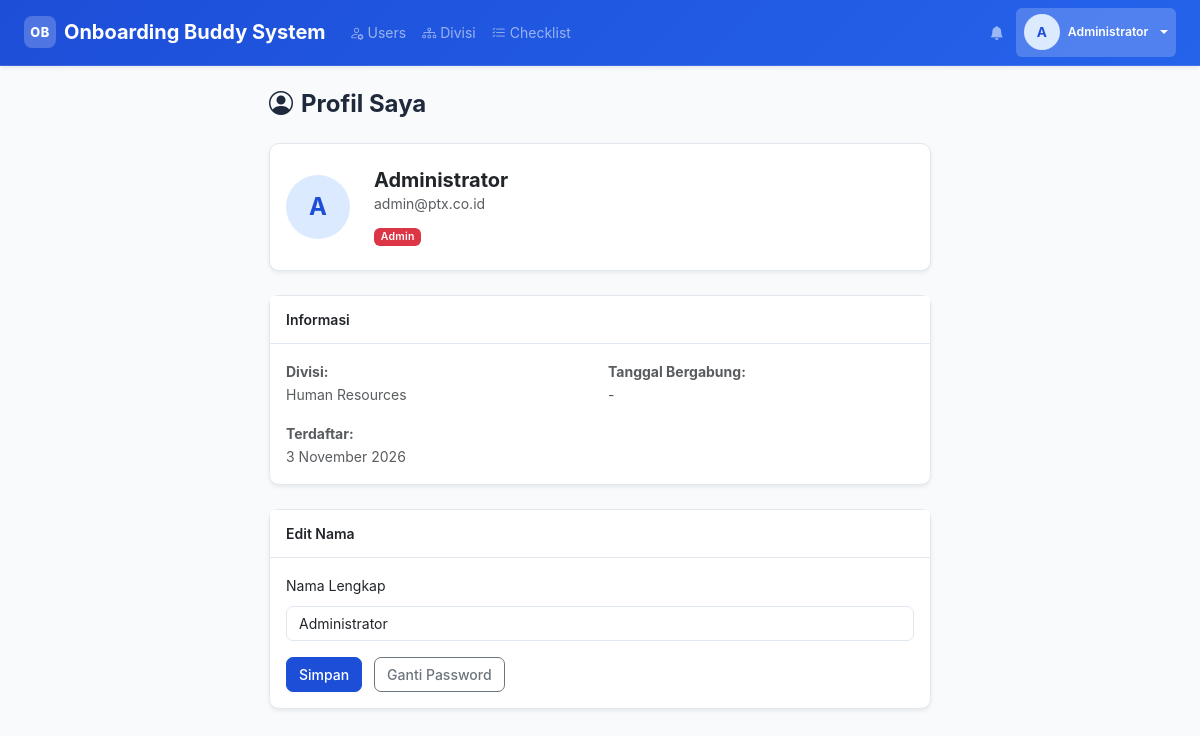
The page /profil.php (signed in) on the database its author committed.
### tables this page shows
CREATE TABLE IF NOT EXISTS `users` (
  `id` INT UNSIGNED AUTO_INCREMENT PRIMARY KEY,
  `nama` VARCHAR(150) NOT NULL,
  `email` VARCHAR(150) NOT NULL UNIQUE,
  `password` VARCHAR(255) NOT NULL,
  `role` ENUM('karyawan_baru','buddy','hr','manajer','admin') NOT NULL DEFAULT 'karyawan_baru',
  `divisi_id` INT UNSIGNED,
  `tanggal_bergabung` DATE,
  `foto` VARCHAR(255),
  `is_active` TINYINT(1) NOT NULL DEFAULT 1,
  `reset_token` VARCHAR(100),
  `reset_token_exp` DATETIME,
  `created_at` TIMESTAMP DEFAULT CURRENT_TIMESTAMP,
  `updated_at` TIMESTAMP DEFAULT CURRENT_TIMESTAMP ON UPDATE CURRENT_TIMESTAMP,
  FOREIGN KEY (`divisi_id`) REFERENCES `divisi`(`id`) ON DELETE SET NULL
);

CREATE TABLE IF NOT EXISTS `divisi` (
  `id` INT UNSIGNED AUTO_INCREMENT PRIMARY KEY,
  `nama` VARCHAR(100) NOT NULL,
  `deskripsi` TEXT,
  `created_at` TIMESTAMP DEFAULT CURRENT_TIMESTAMP
);

### config/session.php (called while the page is built, shortened)
<?php
function currentUser(): array {
    return [
        'id'    => $_SESSION['user_id']   ?? 0,
        'nama'  => $_SESSION['user_nama'] ?? '',
        'email' => $_SESSION['user_email'] ?? '',
        'role'  => $_SESSION['user_role'] ?? '',
        'divisi_id' => $_SESSION['user_divisi_id'] ?? null,
    ];
}

### config/database.php (called while the page is built, shortened)
<?php
class Database {
    private static ?PDO $instance = null;
    public static function connect(): PDO {
        if (self::$instance === null) {
            $dsn = sprintf('mysql:host=%s;dbname=%s;charset=%s', DB_HOST, DB_NAME, DB_CHARSET);
            $options = [
                PDO::ATTR_ERRMODE            => PDO::ERRMODE_EXCEPTION,
                PDO::ATTR_DEFAULT_FETCH_MODE => PDO::FETCH_ASSOC,
                PDO::ATTR_EMULATE_PREPARES   => false,
            ];
            try {
                self::$instance = new PDO($dsn, DB_USER, DB_PASS, $options);
            } catch (PDOException $e) {
                error_log('[DB Error] ' . $e->getMessage());
                die(json_encode(['error' => 'Koneksi database gagal. Hubungi administrator.']));
            }
        }
        return self::$instance;
    }
    public static function row(string $sql, array $params = []): ?array {
        $stmt = self::connect()->prepare($sql);
        $stmt->execute($params);
        $row = $stmt->fetch();
        return $row ?: null;
    }
}

### profil.php (the view, shortened to what this page needs)
<?php
require_once __DIR__ . '/config/session.php';
require_once __DIR__ . '/config/database.php';
require_once __DIR__ . '/config/helpers.php';
$user = currentUser();
$profil = Database::row(
    'SELECT u.*, d.nama AS divisi_nama FROM users u LEFT JOIN divisi d ON d.id = u.divisi_id WHERE u.id = ?',
    [$user['id']]
);
require_once __DIR__ . '/includes/header.php';
?>
<div class="row justify-content-center">
  <div class="col-md-7">
    <h4 class="fw-bold mb-4"><i class="bi bi-person-circle me-2"></i>Profil Saya</h4>
    <div class="card shadow-sm mb-4">
      <div class="card-body d-flex align-items-center gap-4 py-4">
        <div class="obs-avatar obs-avatar-lg"><?= strtoupper(substr($profil['nama'], 0, 1)) ?></div>
        <div>
          <h5 class="mb-0 fw-bold"><?= clean($profil['nama']) ?></h5>
          <p class="mb-0 text-muted"><?= clean($profil['email']) ?></p>
          <div class="mt-2"><?= badgeRole($profil['role']) ?></div>
        </div>
      </div>
    </div>
    <div class="card shadow-sm mb-4">
      <div class="card-header fw-semibold">Informasi</div>
      <div class="card-body">
        <div class="row g-3 text-muted">
          <div class="col-md-6"><strong>Divisi:</strong><br><?= $profil['divisi_nama'] ?? '-' ?></div>
          <div class="col-md-6"><strong>Tanggal Bergabung:</strong><br><?= $profil['tanggal_bergabung'] ? tglIndo($profil['tanggal_bergabung']) : '-' ?></div>
          <div class="col-md-6"><strong>Terdaftar:</strong><br><?= tglIndo($profil['created_at']) ?></div>
        </div>
      </div>
    </div>
    <div class="card shadow-sm">
      <div class="card-header fw-semibold">Edit Nama</div>
      <div class="card-body">
        <form method="POST">
          <div class="mb-3">
            <label class="form-label">Nama Lengkap</label>
            <input type="text" name="nama" class="form-control" value="<?= clean($profil['nama']) ?>" required />
          </div>
          <button type="submit" class="btn btn-primary">Simpan</button>
          <a href="<?= APP_URL ?>/auth/ganti_password.php" class="btn btn-outline-secondary ms-2">Ganti Password</a>
        </form>
      </div>
    </div>
  </div>
</div>
<?php require_once __DIR__ . '/includes/footer.php'; ?>

### includes/header.php (shortened to what this page needs)
<?php
require_once __DIR__ . '/../config/session.php';
require_once __DIR__ . '/../config/database.php';
require_once __DIR__ . '/../config/helpers.php';
$user      = currentUser();
?>
<!DOCTYPE html>
<html lang="id">
<head>
  <link rel="stylesheet" href="https://cdn.jsdelivr.net/npm/bootstrap@5.3.3/dist/css/bootstrap.min.css" />
  <link rel="stylesheet" href="https://cdn.jsdelivr.net/npm/bootstrap-icons@1.11.3/font/bootstrap-icons.min.css" />
  <link rel="stylesheet" href="<?= APP_URL ?>/assets/css/style.css" />
</head>
<body>
<nav class="navbar navbar-expand-lg navbar-dark bg-primary sticky-top shadow-sm">
  <div class="container-fluid px-4">
    <a class="navbar-brand fw-bold d-flex align-items-center gap-2" href="<?= APP_URL ?>/dashboard.php">
      <span class="obs-nav-logo">OB</span>
      <span class="d-none d-md-inline"><?= APP_NAME ?></span>
    </a>
    <div class="collapse navbar-collapse" id="navMain">
      <ul class="navbar-nav me-auto">
        <?php if ($user['role'] === 'karyawan_baru'): ?>
        <li class="nav-item"><a class="nav-link" href="<?= APP_URL ?>/checklist.php"><i class="bi bi-check2-square me-1"></i>Checklist</a></li>
        <li class="nav-item"><a class="nav-link" href="<?= APP_URL ?>/checkin.php"><i class="bi bi-calendar-check me-1"></i>Check-In</a></li>
        <li class="nav-item"><a class="nav-link" href="<?= APP_URL ?>/feedback.php"><i class="bi bi-chat-square-heart me-1"></i>Feedback</a></li>
        <?php elseif ($user['role'] === 'manajer'): ?>
        <li class="nav-item"><a class="nav-link" href="<?= APP_URL ?>/progress.php"><i class="bi bi-graph-up me-1"></i>Progres Tim</a></li>
        <li class="nav-item"><a class="nav-link" href="<?= APP_URL ?>/laporan.php"><i class="bi bi-file-earmark-bar-graph me-1"></i>Laporan</a></li>
        <?php elseif ($user['role'] === 'admin'): ?>
        <li class="nav-item"><a class="nav-link" href="<?= APP_URL ?>/admin/users.php"><i class="bi bi-person-gear me-1"></i>Users</a></li>
        <li class="nav-item"><a class="nav-link" href="<?= APP_URL ?>/admin/divisi.php"><i class="bi bi-diagram-3 me-1"></i>Divisi</a></li>
        <li class="nav-item"><a class="nav-link" href="<?= APP_URL ?>/admin/checklist.php"><i class="bi bi-list-check me-1"></i>Checklist</a></li>
        <?php endif; ?>
      </ul>
      <ul class="navbar-nav ms-auto align-items-center gap-1">
        <li class="nav-item">
          <a class="nav-link position-relative" href="<?= APP_URL ?>/notifikasi.php">
            <i class="bi bi-bell-fill"></i>
          </a>
        </li>
        <li class="nav-item dropdown">
          <a class="nav-link dropdown-toggle d-flex align-items-center gap-2" href="#" data-bs-toggle="dropdown">
            <span class="obs-avatar"><?= strtoupper(substr($user['nama'], 0, 1)) ?></span>
            <span class="d-none d-md-inline small"><?= clean($user['nama']) ?></span>
          </a>
        </li>
      </ul>
    </div>
  </div>
</nav>
<main class="obs-main container-fluid px-4 py-4">

### config/helpers.php (shortened to what this page needs)
<?php
require_once __DIR__ . '/database.php';
require_once __DIR__ . '/session.php';
function clean(string $value): string {
    return htmlspecialchars(trim($value), ENT_QUOTES, 'UTF-8');
}
function tglIndo(string $date): string {
    $bulan = ['','Januari','Februari','Maret','April','Mei','Juni',
              'Juli','Agustus','September','Oktober','November','Desember'];
    $ts = strtotime($date);
    return date('j', $ts) . ' ' . $bulan[(int)date('n', $ts)] . ' ' . date('Y', $ts);
}
function labelRole(string $role): string {
    return match($role) {
        'karyawan_baru' => 'Karyawan Baru',
        'buddy'         => 'Buddy',
        'hr'            => 'HR',
        'manajer'       => 'Manajer',
        'admin'         => 'Admin',
        default         => ucfirst($role),
    };
}
function badgeRole(string $role): string {
    $color = match($role) {
        'karyawan_baru' => 'primary',
        'buddy'         => 'success',
        'hr'            => 'info',
        'manajer'       => 'warning',
        'admin'         => 'danger',
        default         => 'secondary',
    };
    return '<span class="badge bg-' . $color . '">' . labelRole($role) . '</span>';
}

### assets/css/style.css (style rules this page uses)
:root { --obs-primary: #1d4ed8; --obs-primary-lt: #dbeafe; --obs-success: #16a34a; --obs-surface: #f8fafc; --obs-border: #e2e8f0; --obs-text: #1e293b; --obs-muted: #64748b; --obs-sidebar-w: 0px; --obs-navbar-h: 56px; }
*, *::before, *::after { box-sizing: border-box; }
body { font-family: -apple-system, "Segoe UI", system-ui, "Noto Sans", sans-serif; font-size: 14px; line-height: 1.65; color: var(--obs-text); background: var(--obs-surface); min-height: 100vh; }
.navbar.bg-primary { background: linear-gradient(135deg, #1d4ed8 0%, #2563eb 100%) !important; border-bottom: 1px solid rgba(255,255,255,.12); }
.obs-nav-logo { display: inline-flex; align-items: center; justify-content: center; width: 32px; height: 32px; border-radius: 8px; background: rgba(255,255,255,.22); font-weight: 800; font-size: .8rem; letter-spacing: .5px; color: #fff; flex-shrink: 0; }
.navbar .nav-link { font-size: .875rem; padding: .4rem .75rem; border-radius: 6px; transition: background .15s; }
.navbar .nav-link.active { background: rgba(255,255,255,.2); font-weight: 600; }
.obs-main { max-width: 1400px; margin: 0 auto; }
.obs-avatar { display: inline-flex; align-items: center; justify-content: center; width: 36px; height: 36px; border-radius: 50%; background: var(--obs-primary-lt); color: var(--obs-primary); font-weight: 700; font-size: .85rem; flex-shrink: 0; }
.obs-avatar-lg { width: 64px; height: 64px; font-size: 1.5rem; }
.card { border: 1px solid var(--obs-border); border-radius: 10px; }
.card-header { background: #fff; border-bottom: 1px solid var(--obs-border); padding: .75rem 1rem; font-size: .875rem; }
.badge { font-weight: 600; letter-spacing: .02em; }
.form-control, .form-select { border-color: var(--obs-border); border-radius: 7px; font-size: .875rem; transition: border-color .15s, box-shadow .15s; }
.btn { border-radius: 7px; font-size: .875rem; font-weight: 500; transition: all .15s; }
.btn-primary { background: var(--obs-primary); border-color: var(--obs-primary); }

### rows shown on the page
users: nama "A", nama "Administrator", email "admin@ptx.co.id", role "Admin", divisi.nama "Human Resources", created_at "3 November 2026"

### other values the page prints
APP_NAME "Onboarding Buddy System"
